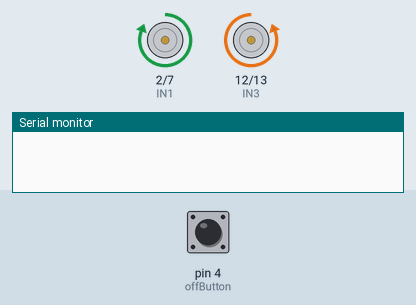
This sketch was run on a simulated Arduino Uno, built with avr-gcc and run on an emulated ATmega328P. Shown: motor-driver pin pairs drawn as motors (green arrow = first pin HIGH = forward, orange = second pin HIGH = backward, longer = more drive, scaled by the enable pin), the last lines printed to the serial monitor. The test bench sets the inputs (shaded band); at power-on: pin 4 (offButton) LOW.

Above: at 1.0 s.
At 3.0 s:
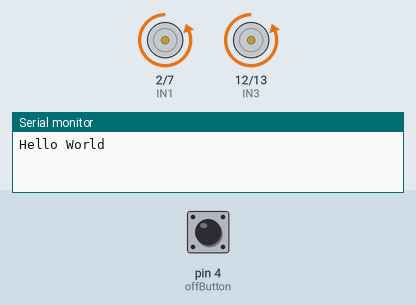
At 5.0 s:
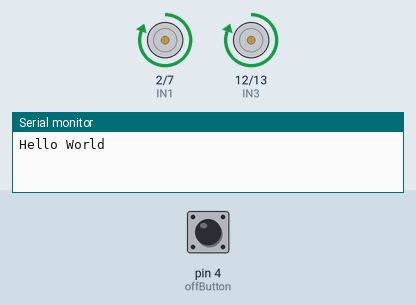
At 9.0 s:
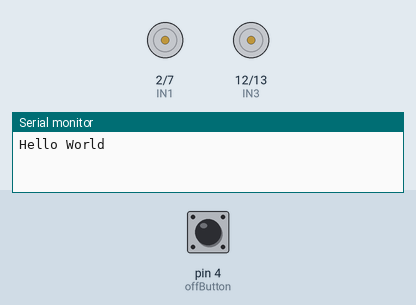
Timing chart, 0 to 13.0 s (numbered marks = the images above):
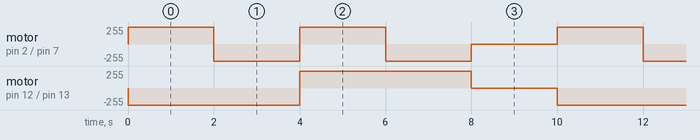

The sketch:

L298N_Test.ino
```cpp
int ENA = 6;
int ENB = 5;
int IN1 = 2;
int IN2 = 7;
int IN3 = 12;
int IN4 = 13;

int offButton = 4;
int stop;

void setup() {
  // put your setup code here, to run once:
  Serial.begin(9600);

  //initialize each of the H-bridge configuration pins
  pinMode(IN1, OUTPUT);
  pinMode(IN2, OUTPUT);
  pinMode(IN3, OUTPUT);
  pinMode(IN4, OUTPUT);

  // initialize PWM control pins
  pinMode(ENA, OUTPUT);
  pinMode(ENB, OUTPUT);

  // initialize stop button to stop the loop
  pinMode(offButton, INPUT);

  digitalWrite(IN1, LOW);
  digitalWrite(IN2, LOW);
  digitalWrite(IN3, LOW);
  digitalWrite(IN4, LOW);

}

void loop() {
  // put your main code here, to run repeatedly:

  // set motor speed to full for both motors 0 (off) - 255 (full speed)
  analogWrite(ENA, 255);
  analogWrite(ENB, 255);

  // Directions of motors compared to inputs IN1 and IN2
  // IN1'IN2' = off
  // IN1'IN2 = Reverse
  // IN1IN2' = Forward
  // IN1IN2 = off

  // Directions of motors compared to inputs IN3 IN4
  // IN3'IN4' = off
  // IN3'IN4 = Forward
  // IN3IN4' = Reverse
  // IN3IN4 = off


  // run test to drive both wheels forward for 2 seconds
  digitalWrite(IN1, HIGH);
  digitalWrite(IN2, LOW);
  digitalWrite(IN3, LOW);
  digitalWrite(IN4, HIGH);


  delay(2000);
  Serial.print("Hello World\n");

  // run test to turn left for 2 seconds
  digitalWrite(IN1, LOW);
  digitalWrite(IN2, HIGH);
  digitalWrite(IN3, LOW);
  digitalWrite(IN4, HIGH);
  delay(2000);

  // run test to turn right for 2 seconds
  digitalWrite(IN1, HIGH);
  digitalWrite(IN2, LOW);
  digitalWrite(IN3, HIGH);
  digitalWrite(IN4, LOW);
  delay(2000);

  // run test to reverse for 2 seconds
  digitalWrite(IN1, LOW);
  digitalWrite(IN2, HIGH);
  digitalWrite(IN3, HIGH);
  digitalWrite(IN4, LOW);
  delay(2000);

  // run test to stop both wheels
  digitalWrite(IN1, LOW);
  digitalWrite(IN2, LOW);
  digitalWrite(IN3, LOW);
  digitalWrite(IN4, LOW);
  delay(2000);

  stop = digitalRead(offButton);

  if(stop != 0){
    exit(0);
  }

}
```

Measured:
- by itself, motor on pin 12 (IN3) / pin 13 (IN4): repeats every 10.0 s: forward 255/255 4.0 s, stopped 2.0 s, backward 255/255 4.0 s
- by itself, motor on pin 2 (IN1) / pin 7 (IN2): repeats every 10.0 s: backward 255/255 2.0 s, forward 255/255 2.0 s, backward 255/255 2.0 s, stopped 2.0 s, forward 255/255 2.0 s
